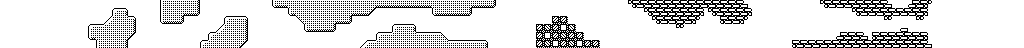

The image is a tile-based game level rendered from a .tmx file. Its description and complete source (layers, tilesets, objects, tile grids) follow:
An orthogonal 128x6 tile map with 8x8 px tiles, 1 tile layer (Tile Layer 1).

<map version="1.0" orientation="orthogonal" width="128" height="6" tilewidth="8" tileheight="8">
 <tileset firstgid="1" name="tiles" tilewidth="8" tileheight="8">
  <image source="tiles.png" width="192" height="8" />
 </tileset>
 <layer name="Tile Layer 1" width="128" height="6">
  <data encoding="csv">
1,1,1,1,1,1,1,1,1,1,1,1,1,1,1,1,1,1,1,1,5,6,6,6,7,1,1,1,1,1,1,1,1,1,8,9,6,6,6,6,6,6,6,6,6,6,6,9,9,9,9,9,9,9,6,6,6,6,6,9,9,10,1,1,1,1,1,1,1,1,1,1,1,1,1,1,1,1,23,18,19,19,19,19,19,19,19,19,19,19,19,19,19,22,1,1,1,1,1,1,1,1,23,18,19,19,19,19,19,19,19,22,1,21,19,20,24,1,1,1,1,1,1,1,1,1,1,1,
1,1,1,1,1,1,1,1,1,1,1,1,1,1,2,4,1,1,1,1,5,6,6,9,10,1,1,1,1,1,1,1,1,1,1,1,8,6,6,6,6,6,6,6,9,9,14,1,1,1,1,1,1,1,8,9,9,9,10,1,1,1,1,1,1,1,1,1,1,1,1,1,1,1,1,1,1,1,1,1,23,18,19,19,19,19,19,20,23,18,19,19,19,20,1,1,1,1,1,1,1,1,1,1,1,1,23,18,19,19,19,19,19,19,19,20,1,1,1,1,1,1,1,1,1,1,1,1,
1,1,1,1,1,1,1,1,1,1,1,1,1,11,6,6,4,1,1,1,8,9,10,1,1,1,1,1,2,3,4,1,1,1,1,1,1,13,6,6,6,6,9,10,1,1,1,1,1,1,1,1,1,1,1,1,1,1,1,1,1,1,1,1,1,1,1,1,1,15,15,1,1,1,1,1,1,1,1,1,1,23,18,19,19,19,20,24,1,1,18,19,20,24,1,1,1,1,1,1,1,1,1,1,1,1,1,1,1,1,23,24,1,1,23,24,1,1,1,1,1,1,1,1,1,1,1,1,
1,1,1,1,1,1,1,1,1,1,1,2,3,6,6,6,7,1,1,1,1,1,1,1,1,1,1,11,6,6,7,1,1,1,1,1,1,1,8,9,9,10,1,1,1,1,1,1,1,2,3,4,1,1,1,1,1,1,1,1,1,1,1,1,1,1,1,15,16,15,17,16,1,1,1,1,1,1,1,1,1,1,1,1,23,24,1,1,1,1,1,1,1,1,1,1,1,1,1,1,1,1,1,1,1,1,1,1,1,1,1,1,21,22,1,1,1,1,1,1,1,1,1,1,1,1,1,1,
1,1,1,1,1,1,1,1,1,1,1,8,6,6,6,6,14,1,1,1,1,1,1,1,1,1,2,6,6,6,7,1,1,1,1,1,1,1,1,1,1,1,1,1,1,1,1,2,3,6,6,6,3,3,3,12,1,1,1,1,1,1,1,1,1,1,1,15,17,15,16,15,15,1,1,1,1,1,1,1,1,1,1,1,1,1,1,1,1,1,1,1,1,1,1,1,1,1,1,1,1,1,1,1,21,19,19,19,22,18,19,19,19,19,19,20,1,1,1,1,1,1,1,1,1,1,1,1,
1,1,1,1,1,1,1,1,1,1,1,1,5,6,6,7,1,1,1,1,1,1,1,1,1,2,6,6,6,6,14,1,1,1,1,1,1,1,1,1,1,1,1,1,1,11,3,6,6,6,6,6,6,6,6,6,3,3,3,3,4,1,1,1,1,1,1,15,16,17,15,16,17,15,15,1,1,1,1,1,1,1,1,1,1,1,1,1,1,1,1,1,1,1,1,1,1,1,1,18,19,19,19,19,19,19,19,19,19,19,19,19,19,19,19,19,22,1,1,1,1,1,1,1,1,1,1,1
</data>
 </layer>
</map>